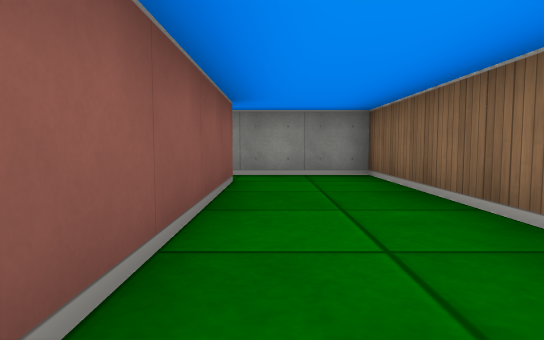
[1] (above)

24 first-person views from a walk through a cub3D level. The camera is about half as high as the walls, tilts 4° down and sees 75° across. The floor is counted in squares. Each view is taken from the middle of a square. On the plan, view 1 faces up. The plan holds only what a view shows up to about 9 squares ahead; the rest is blank.

[2]
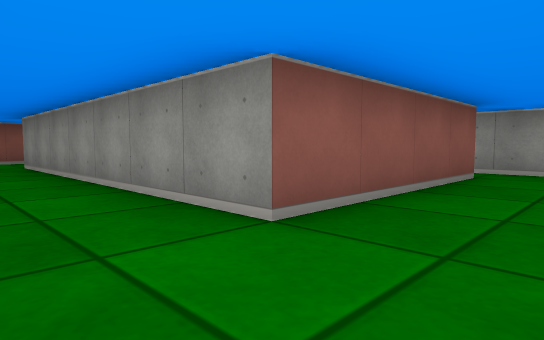

[3]
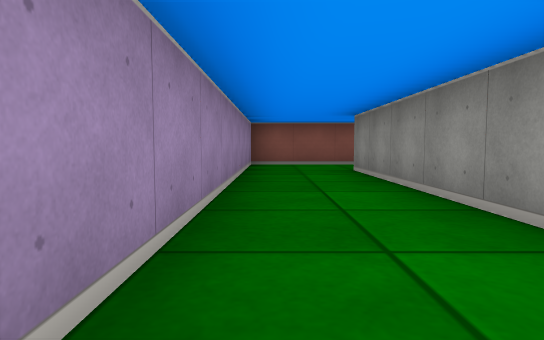

[4]
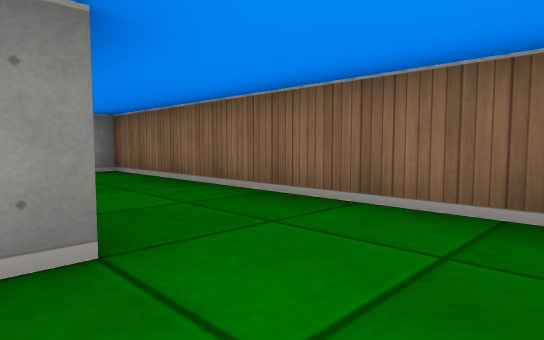

[5]
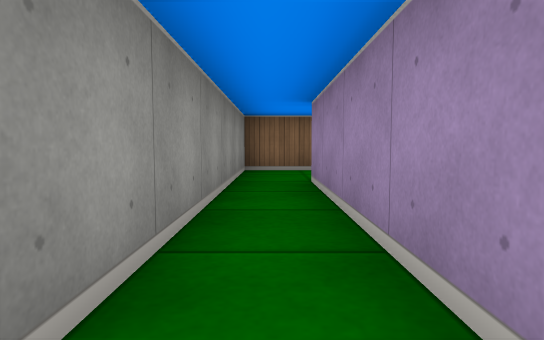

[6]
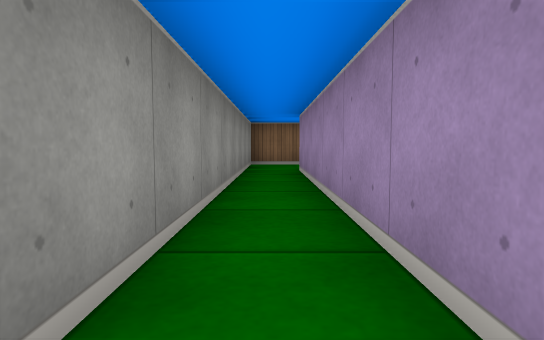

[7]
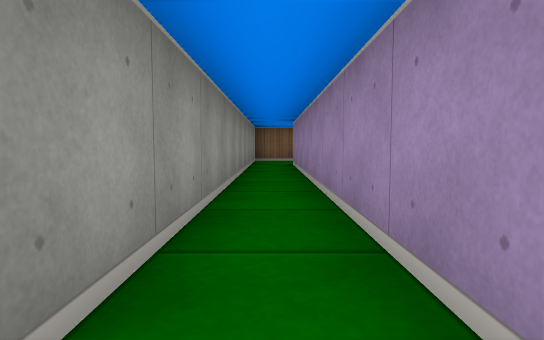

[8]
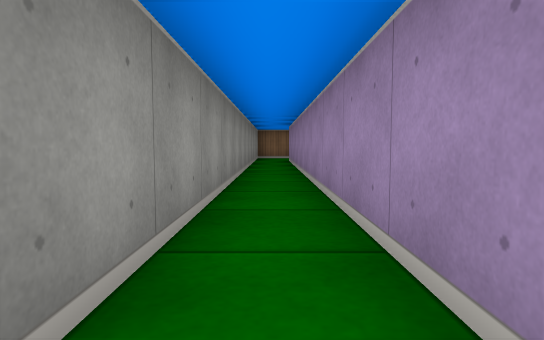

[9]
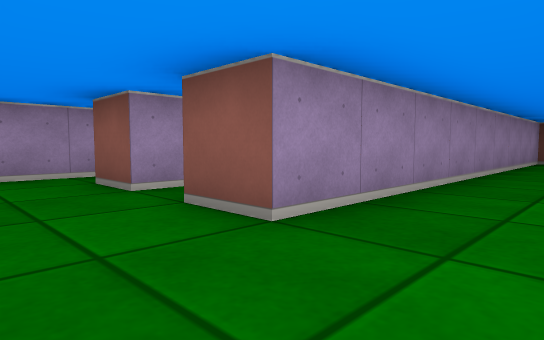

[10]
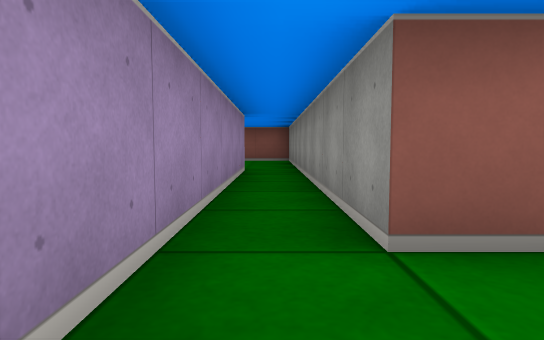

[11]
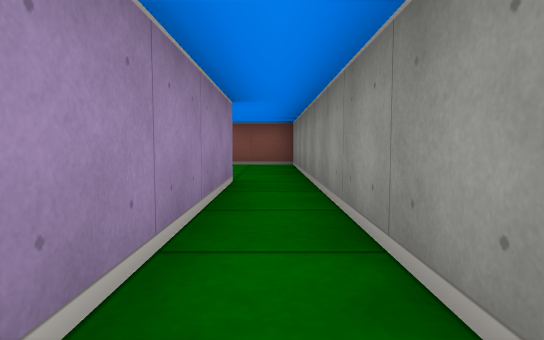

[12]
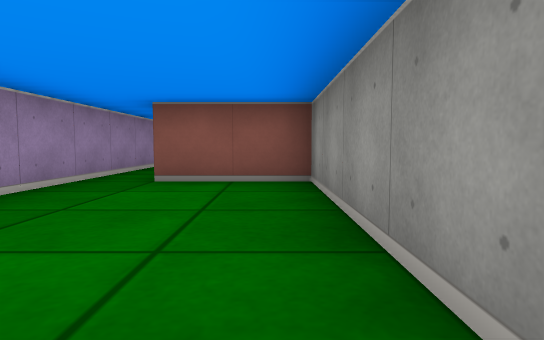

[13]
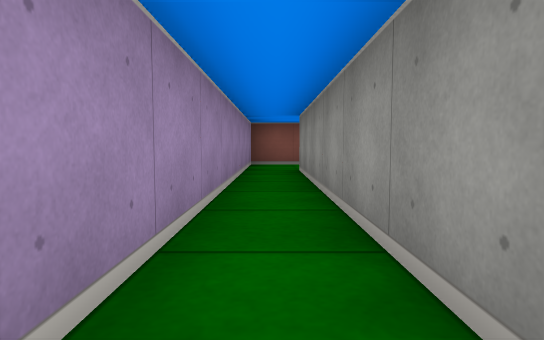

[14]
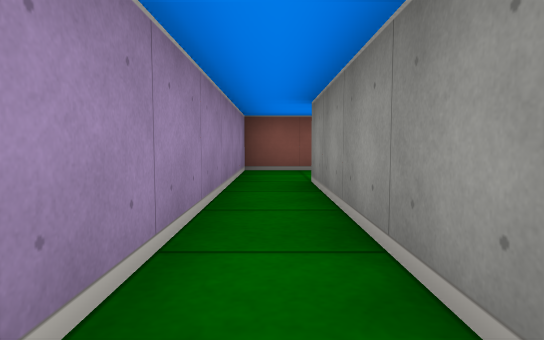

[15]
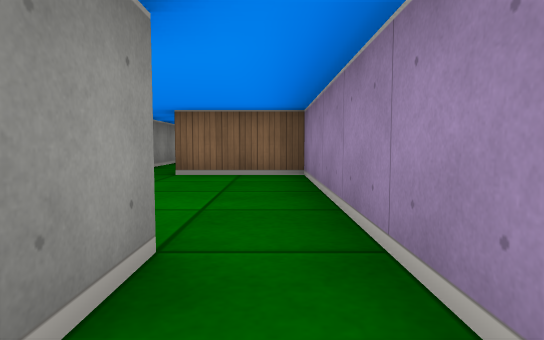

[16]
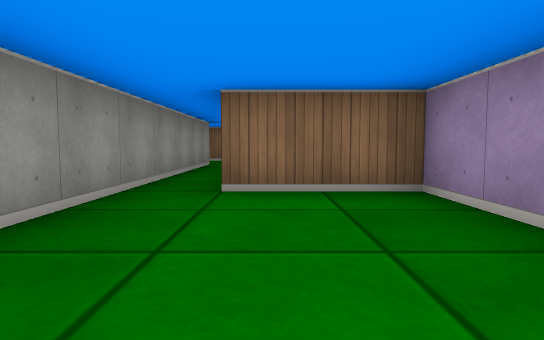

[17]
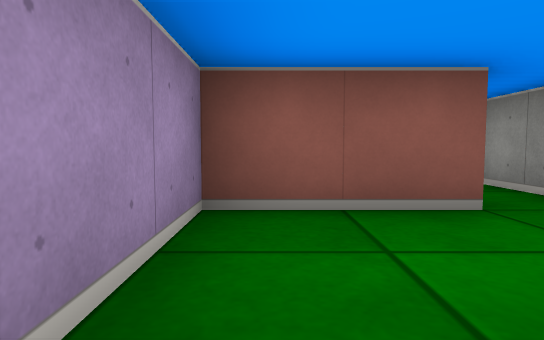

[18]
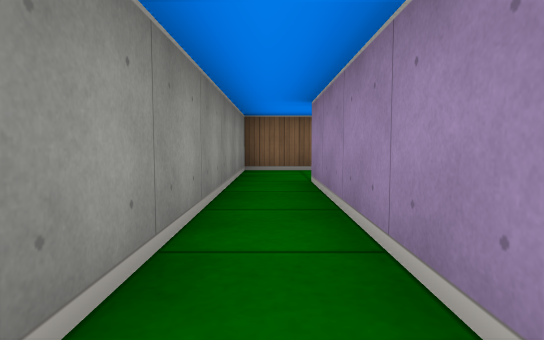

[19]
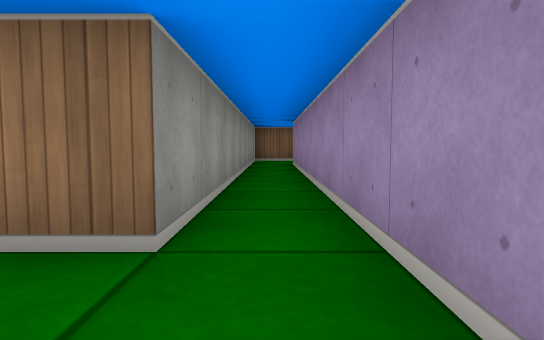

[20]
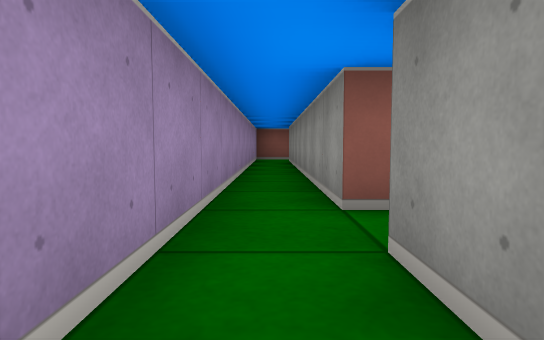

[21]
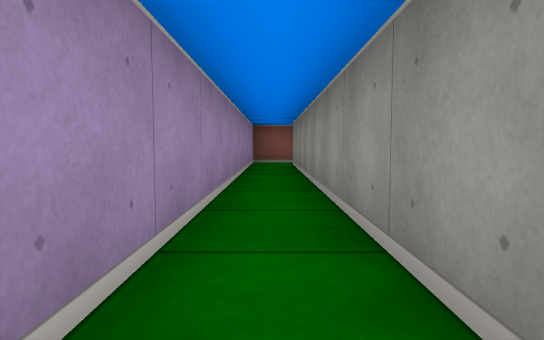

[22]
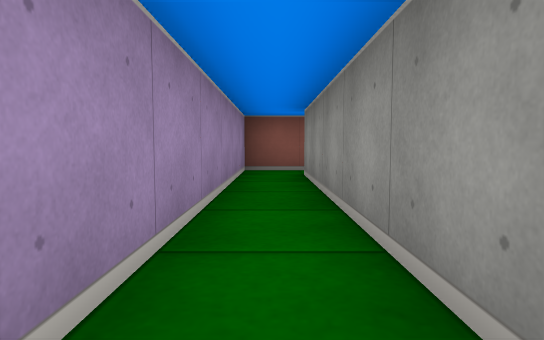

[23]
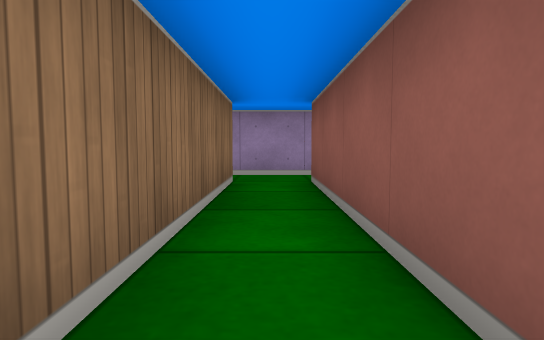

[24]
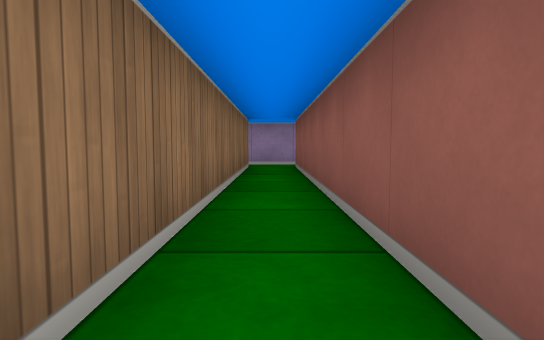

### Floor plan
Key: @ floor where view 1 was taken; # wall or solid block; . floor.
Columns run from 35 left of view 1 to 2 right of it. Each row starts with its distance up from view 1.
  6                          #############
  5                         .............#
  4                          ##########..#
  3           .                       #..#
  2          #.#                      #..#
  1          #.#             #..#######..#
  0          #.#             #.........@.#
 -1          #.#             #...........#
 -2          #.#             ##########..
 -3          #.#                      ...
 -4 # ########.##########    ##########..
 -5 #...................#    #...........
 -6 ##################..######....######
 -7                  #............#
 -8                  ##############

Positions as (right, up) in squares from view 1, and headings:
1: (0, 0), facing up
2: (1, -1), facing up-left
3: (-1, -1), facing left
4: (-1, -1), facing up-right
5: (-5, 5), facing right
6: (-7, 5), facing right
7: (-9, 5), facing right
8: (-11, 5), facing right
9: (1, 0), facing down-left
10: (1, -5), facing left
11: (-1, -5), facing left
12: (-5, -5), facing left
13: (-9, -7), facing left
14: (-11, -7), facing left
15: (-11, -7), facing right
16: (-9, -6), facing right
17: (-15, -7), facing left
18: (-22, -5), facing right
19: (-26, -5), facing right
20: (-23, -5), facing left
21: (-25, -5), facing left
22: (-28, -5), facing left
23: (-25, 0), facing down
24: (-25, 3), facing down
